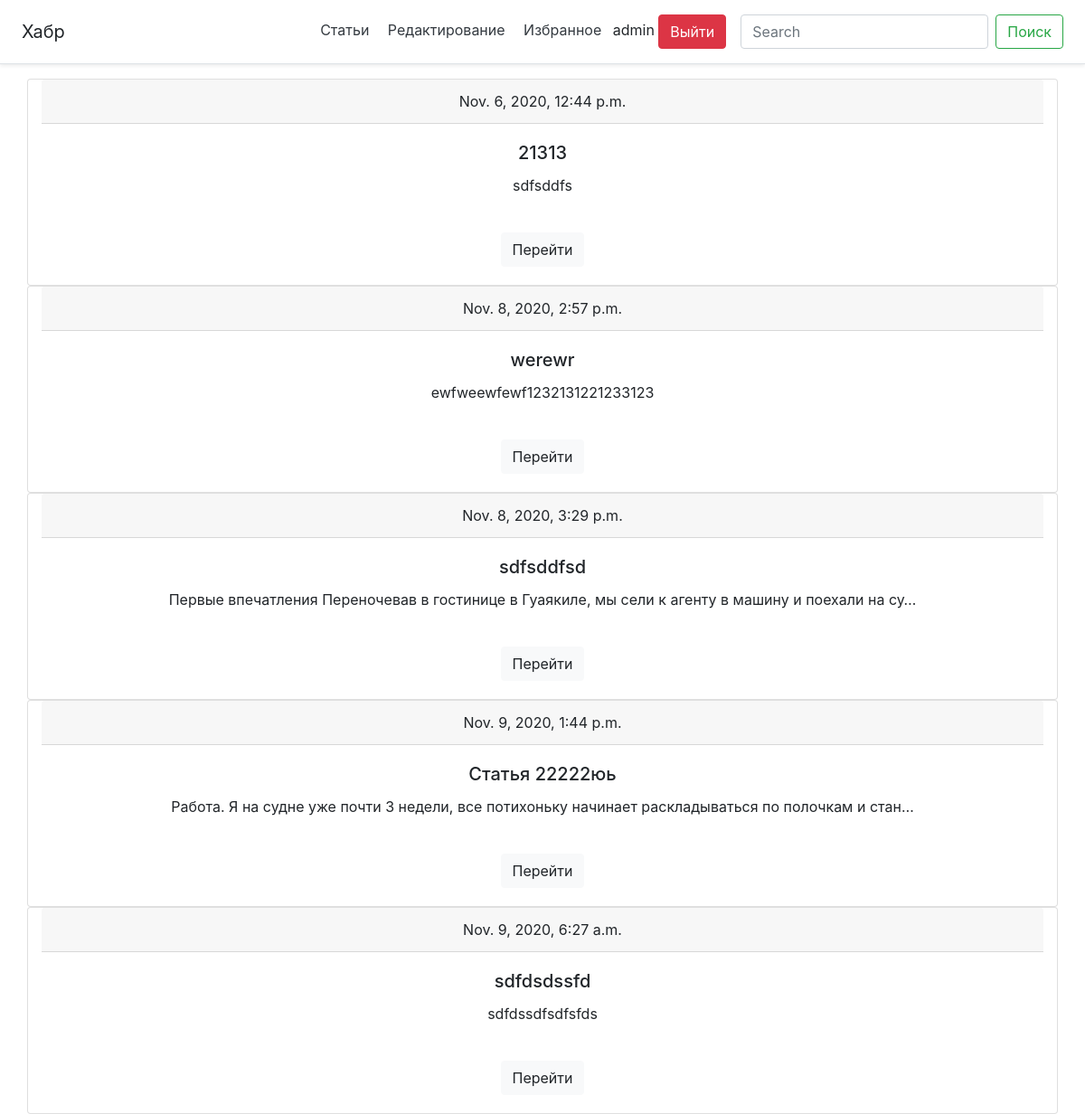
Page /favoritearticle (signed in) on the committed database.
### main/models.py (models this page shows, shortened)
class FavoriteArticle(models.Model):
    article_id = models.ForeignKey(Article, on_delete=models.CASCADE, related_name='favorite_article')
    user_id = models.ForeignKey(User, on_delete=CASCADE)

class Article(models.Model):
    user_id = models.ForeignKey(User, on_delete=models.CASCADE, blank=True, null=True)
    create_date = models.DateTimeField(auto_now=True)
    title = models.CharField('title', max_length=100, null=False)
    body = models.TextField('body', null=False)

### main/views.py (the view)
# urls.py: path('favoritearticle', views.FavoriteView.as_view(), name='favoritearticle'),
class FavoriteView(View):
    def get(self, request):
        favorite_articles = FavoriteArticle.objects.all()
        context = {
            'fav': favorite_articles,
        }
        return render(request, 'main/favoritearticle.html', context)

### main/templates/main/favoritearticle.html
{% extends 'main/base.html' %}
{% block content %}
{% for i in fav%}
{% if request.user == i.user_id %}
<div class="card container">
  <div class="card-header">
      {{i.article_id.create_date}}
  </div>
  <div class="card-body">
    <h5 class="card-title">{{i.article_id.title}}</h5>
    <p class="card-text">{{i.article_id.body|truncatechars:"100"}}</p><br>
    <a href="/article/{{i.article_id.id}}" class="btn btn-light">Перейти</a>
  </div>
</div>
{% endif %}
{% endfor %}
{% endblock %}

### main/templates/main/base.html (shortened to what this page needs)
<!DOCTYPE html>
<html lang="en">
    <head>
        <link rel="stylesheet" href="https://cdn.jsdelivr.net/npm/bootstrap@4.5.3/dist/css/bootstrap.min.css">
    </head>
<body class="text-center">
    <head >
    <div class="d-flex flex-column flex-md-row align-items-center p-3 px-md-4 mb-3 bg-white border-bottom shadow-sm">
        <h5 class="my-0 mr-md-auto font-weight-normal">Хабр</h5>
        <nav class="my-2 my-md-0 mr-md-3">
          <a class="p-2 text-dark" href="/">Статьи</a>
          <a class="p-2 text-dark" href="/editpage">Редактирование</a>
          {% if request.user.is_authenticated %}
          <a class="p-2 text-dark" href="/favoritearticle">Избранное</a>
          <td>{{request.user}}</td>
          <a class="btn btn-danger" href="logout">Выйти</a>
          {% else %}
          <a class="p-2 text-dark" href="/login">Войти</a>
          <a class="btn btn-outline-primary" href="/register">Регистрация</a>
          {% endif %}
        </nav>
        <form class="form-inline my-2 my-lg-0" action="{% url 'search' %}" method="GET">
            <input class="form-control mr-sm-2" type="search" placeholder="Search" aria-label="Search" name="search">
            <button class="btn btn-outline-success my-2 my-sm-0" type="submit">Поиск</button>
        </form>
    </div>
    </head>
        {% block content %}{% endblock %}
</body>
</html>

### rows in the picture
FavoriteArticle: article_id.create_date "Nov. 6, 2020, 12:44 p.m.", article_id "21313", article_id.body "sdfsddfs"
FavoriteArticle: article_id.create_date "Nov. 8, 2020, 2:57 p.m.", article_id "werewr", article_id.body "ewfweewfewf1232131221233123"
FavoriteArticle: article_id.create_date "Nov. 8, 2020, 3:29 p.m.", article_id "sdfsddfsd", article_id.body "Первые впечатления Переночевав в гостинице в Гуаякиле, мы сели к агенту в машину и поехали на су…"
FavoriteArticle: article_id.create_date "Nov. 9, 2020, 1:44 p.m.", article_id "Статья 22222юь", article_id.body "Работа. Я на судне уже почти 3 недели, все потихоньку начинает раскладываться по полочкам и стан…"
FavoriteArticle: article_id.create_date "Nov. 9, 2020, 6:27 a.m.", article_id "sdfdsdssfd", article_id.body "sdfdssdfsdfsfds"

### other values in the picture
{{ request.user }} "admin"
